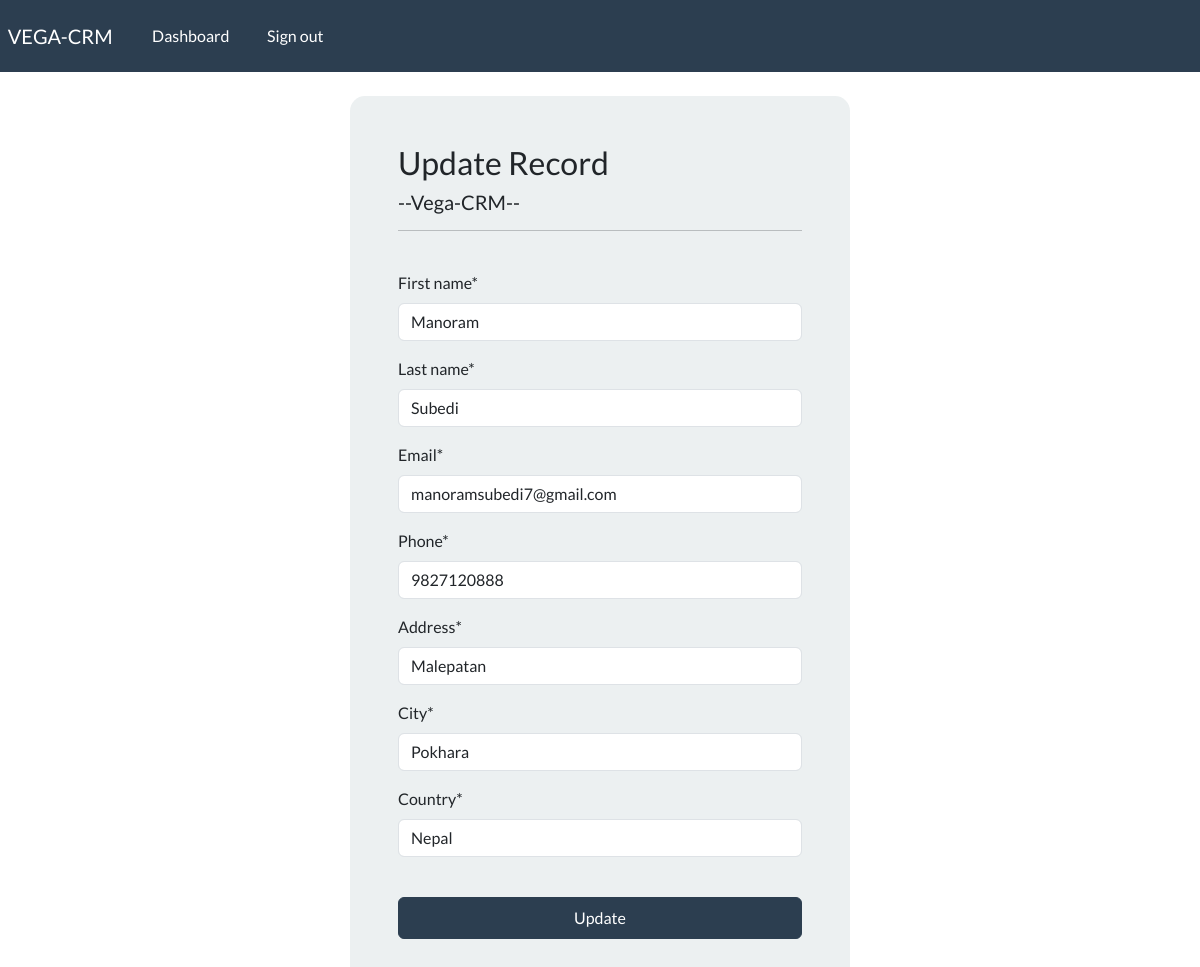
/update/1 (signed in), run on the app's committed database.
### webapp/models.py (models this page shows, shortened)
class Record(models.Model):
    creation_date = models.DateTimeField(auto_now_add = True)
    first_name = models.CharField(max_length=50)
    last_name = models.CharField(max_length=50)
    email = models.CharField(max_length=255)
    phone = models.CharField(max_length=20)
    address = models.CharField(max_length=100)
    city = models.CharField(max_length=50)
    country = models.CharField(max_length=50)

### webapp/views.py (the view)
# urls.py: path('update/<int:pk>', views.update, name="update"),
@login_required(login_url='login')
def update(request, pk):
    records = Record.objects.get(id=pk)
    form = UpdateRecordForm(instance=records)
    if request.method == 'POST':
        form = UpdateRecordForm(request.POST, instance=records)
        if form.is_valid():
            form.save()
            return redirect('dashboard')
    context = {'form':form}
    return render(request, 'webapp/update.html', context)

### webapp/forms.py
class UpdateRecordForm(forms.ModelForm):
     class Meta:
        model = Record #model from models.py
        fields = ['first_name', 'last_name','email','phone','address','city','country']

### webapp/templates/webapp/update.html (shortened to what this page needs)
{% extends 'webapp/base.html' %}
{% load crispy_forms_tags %}
{% block content %}
<body>
    <div class="container bg-light shadow-md p-5 form-layout">
        <h3>Update Record</h3>
        <h5>--Vega-CRM--</h5>
        <hr>
        <br>
        <form method ="POST" autocomplete="off">
            {{form | crispy}}
            <br>
            <button type = "submit" class="btn btn-primary w-100 btn-block p-2">Update</button>
        </form>
    </div>
</body>
{% endblock %}

### static/css/styles.css (style rules this page uses)
.form-layout { border-radius: 15px; width: 500px; }

### data on the page
Record: first_name "Manoram", last_name "Subedi", email "manoramsubedi7@gmail.com", phone "9827120888", address "Malepatan", city "Pokhara", country "Nepal"
